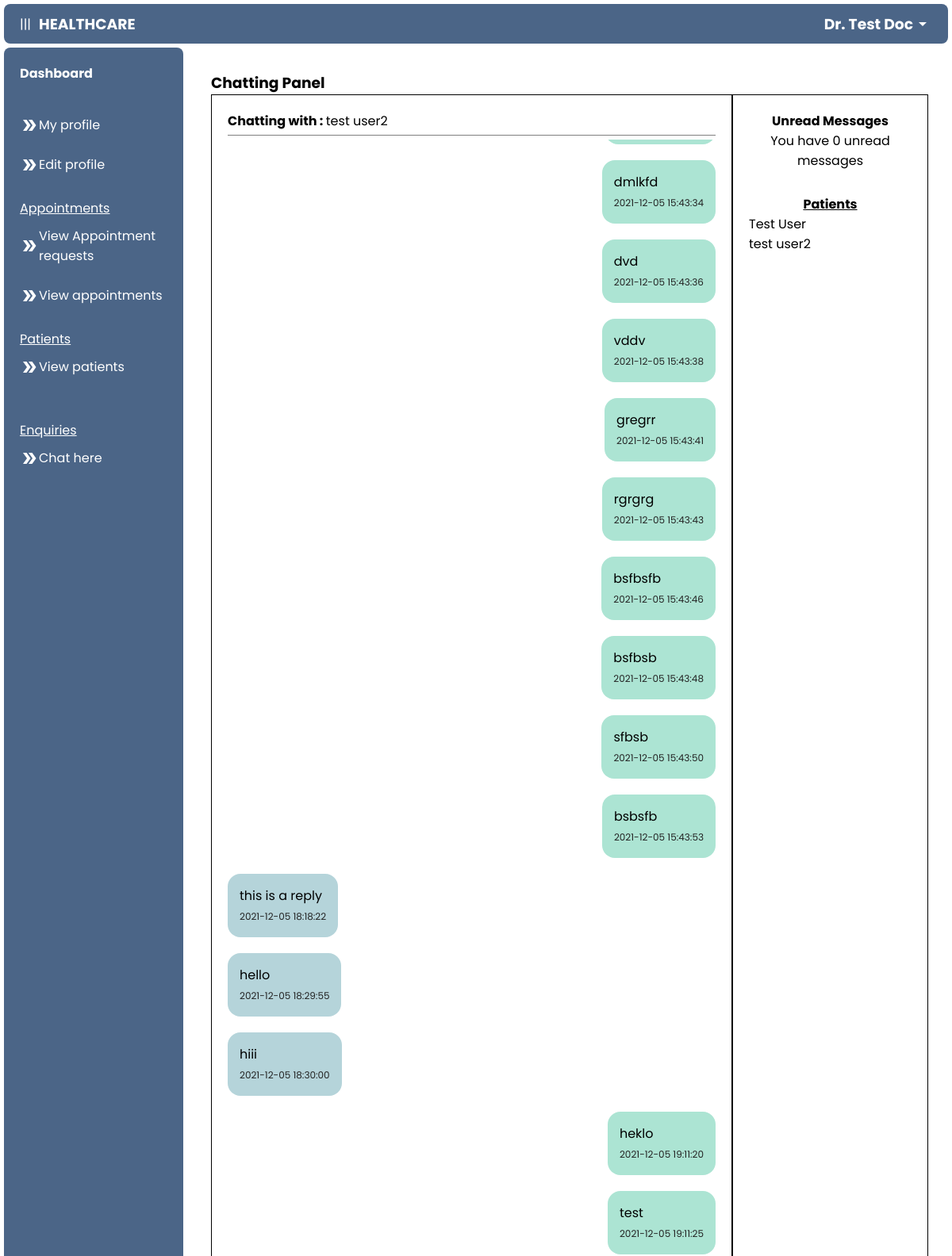
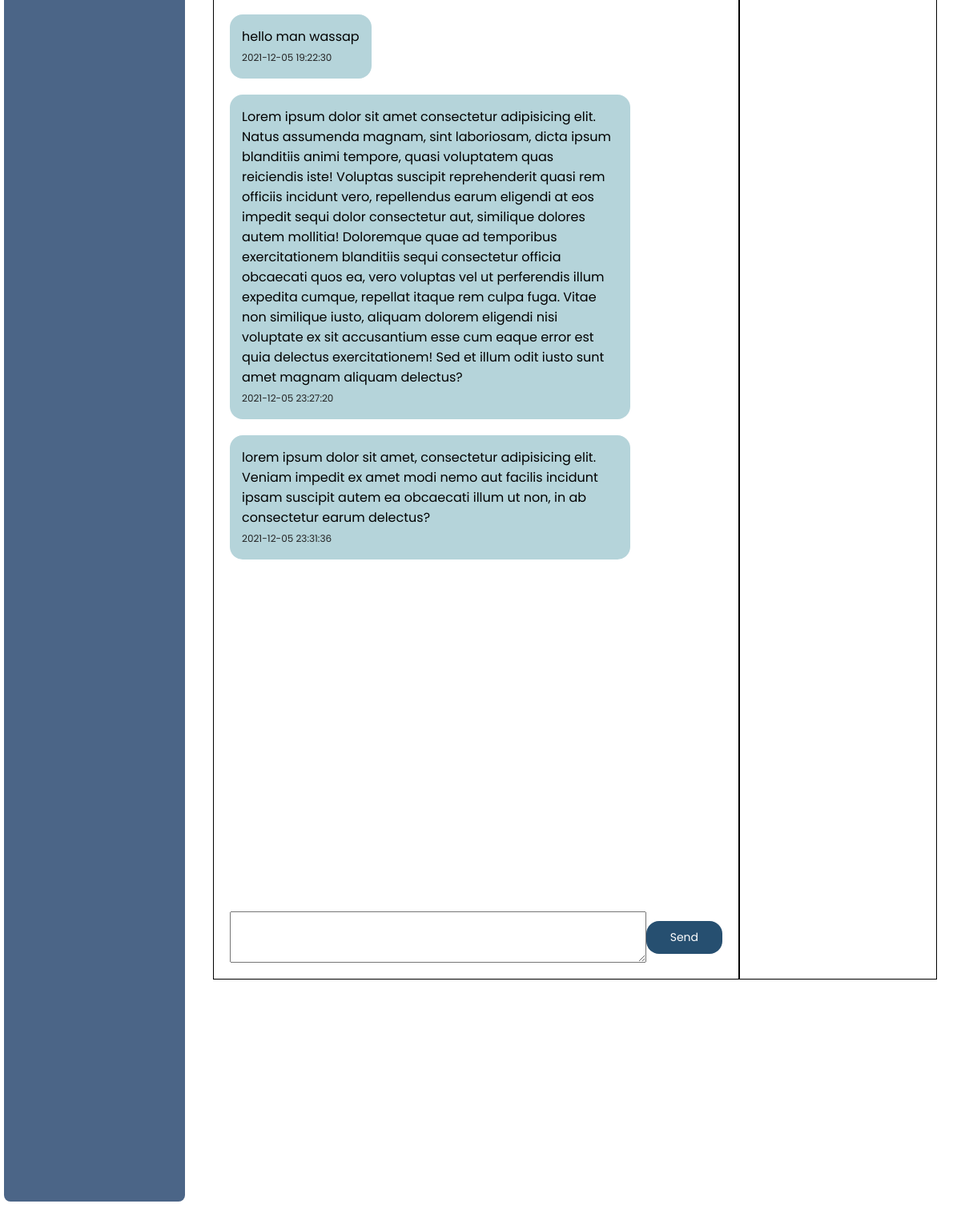
Page /doctor/chat.php?pid=test user2 (signed in) on the committed database (2 pictures, top to bottom).
### tables this page shows
CREATE TABLE `doctor` (
  `d_id` int(100) NOT NULL,
  `name` varchar(255) NOT NULL,
  `email` varchar(255) NOT NULL,
  `password` varchar(255) NOT NULL,
  `specialization` varchar(255) NOT NULL,
  `fees` int(100) NOT NULL,
  `created_date` datetime NOT NULL DEFAULT CURRENT_TIMESTAMP
);

CREATE TABLE `chatting` (
  `id` int(255) NOT NULL,
  `date` datetime NOT NULL,
  `doctor` varchar(255) NOT NULL,
  `patient` varchar(255) NOT NULL,
  `msg` longtext NOT NULL,
  `sender` varchar(255) NOT NULL,
  `status` varchar(255) NOT NULL
);

CREATE TABLE `patient` (
  `p_id` int(11) NOT NULL,
  `name` varchar(255) NOT NULL,
  `email` varchar(255) NOT NULL,
  `password` varchar(255) NOT NULL,
  `address` varchar(255) NOT NULL,
  `age` int(100) NOT NULL,
  `gender` enum('male','female','other') NOT NULL,
  `reg_date` datetime NOT NULL DEFAULT CURRENT_TIMESTAMP
);

### doctor/chat.php (the view, shortened to what this page needs)
<?php
include ("../connect.php");
$pid = $_GET["pid"];
?>
<!DOCTYPE html>
<html lang="en">
<head>
    <link rel="stylesheet" href="../css/chat.css">
</head>
<body>
<?php include ('navigation.php'); ?>
        <main>
           <h3>Chatting Panel</h3>
           <div class="chat">
               <div class="left">
                    <div class="top">
                    <p><strong>Chatting with : </strong><?php if(isset($_GET["pid"])) { echo $_GET["pid"]; } else { echo 'None'; } ?></p>
                    </div>
                    <div class="line"></div>
                    <div class="view">
                    <?php
					if(isset($_GET["pid"]))
					{
						$str="Select * from chatting where patient='$pid' and doctor='$name' order by id desc";
						$result1=mysqli_query($con,$str);
						while($row=mysqli_fetch_array($result1))
						{
							if($row["sender"]==$pid)
							{
								echo '<div class="bubble" style="background-color: rgb(181, 212, 218); align-self: flex-start;">
                                <p>'.$row["msg"].' </p><span> '.$row["date"].'</span>
                                </div>';
							}
							else
							{
								echo '<div class="bubble" style="background-color: rgb(172, 228, 211); align-self: flex-end;">
                                <p>'.$row["msg"].' </p><span>  '.$row["date"].'</span>
                                </div>';
							}
						}
						$upd="Update chatting set status='read' where patient='$pid' and doctor='$name' and sender='$pid'";
						mysqli_query($con,$upd);
					}
				?>
                    </div>
                    <form class="post" action="chat1.php" method="POST">
                        <textarea name="msg" cols="100%" rows="2" ></textarea>
                        <input type="submit" id="submit" value="Send">
                    </form>
               </div>
               <div class="right">
               <p align="center"><strong>Unread Messages</strong></p>
                <?php
                $sql = "SELECT count(A.msg) as num, A.patient from chatting as A, patient as B where A.doctor='$name' and A.status='unread' and A.sender=A.patient and A.patient=B.name group by A.patient";
                $result = mysqli_query($con, $sql);
                $n = mysqli_num_rows($result);
                if ($n == 0) {
                    echo '<p align="center">You have 0 unread messages</p>';
                }
                ?>
               <div class="name-list">
                <p align="center"><u><strong>Patients</strong></u></p>
                   <?php
					$sql2="Select * from patient";
					$result2=mysqli_query($con,$sql2);
					while($row2=mysqli_fetch_array($result2))
					{
						echo '<p><a href="chat.php?pid='.$row2["name"].'">'.$row2["name"];'</a></p>';
					}
				?>
               </div>
               </div>
           </div>
        </main>
    </div>
</body>
</html>

### doctor/navigation.php (shortened to what this page needs)
<?php
include('../connect.php');
$email = $_SESSION['email'];
$sql = mysqli_query($con, "SELECT * FROM doctor WHERE email = '$email'");
$row = mysqli_fetch_array($sql);
$name = $row["name"];
?>
<link rel="stylesheet" href="../css/nav.css">
<header>
    <div class="head">
        <div id="nav_button" onclick="nav_button()">|||</div>
        <h3>HEALTHCARE</h3>
    </div>
    <div class="dropdown">
        <div class="user">
            <h3><?php echo $name; ?></h3>
            <span class="material-icons">
            </span>
        </div>
    </div>
</header>
<div class="container">
    <nav id="nav">
        <div class="nav-content">
            <a href="./dashboard.php">
                <h4>Dashboard</h4>
            </a>
        </div>
        <div class="nav-content">
            <u>
                <p></p>
            </u>
            <a href="./my_profile.php?id=<?php echo $row["d_id"]; ?>"><span class="material-icons">
                </span>My profile</a><br>
            <a href="./edit_profile.php?id=<?php echo $row["d_id"]; ?>"><span class="material-icons">
                </span>Edit profile</a>
        </div>
        <div class="nav-content">
            <u>
                <p>Appointments</p>
            </u>
            <a href="./view_request.php"><span class="material-icons">
                </span>View Appointment requests</a><br>
            <a href="./view_appointments.php"><span class="material-icons">
                </span>View appointments</a>
        </div>
        <div class="nav-content">
            <u>
                <p>Patients</p>
            </u>
            <a href="./view_patients.php"><span class="material-icons">
                </span>View patients</a><br>
        </div>
        <div class="nav-content">
            <u>
                <p>Enquiries</p>
            </u>
            <a href="./chat.php"><span class="material-icons">
                </span>Chat here</a><br>
        </div>
    </nav>

### css/chat.css (style rules this page uses)
.line { width: 100%; height: 1px; background-color: gray; margin: 5px 0; }
.chat { width: 100%; height: 80vh; display: flex; justify-content: space-evenly; }
.chat .left, .chat .right { padding: 20px; width: 100%; height: auto; border: 1px solid black; }
.chat .left { position: relative; flex: 3; }
.chat .right { flex: 1; }
.view { overflow: auto; height: 80%; display: flex; flex-direction: column-reverse; }
.bubble { width: fit-content; max-width: 500px; margin: 10px 0; padding: 15px; border-radius: 1rem; }
.bubble > span { font-size: 12px; color: rgb(34, 34, 34); }
.post { display: flex; align-items: center; justify-content: space-between; position: absolute; left: 0; bottom: 0; padding: 20px; width: 100%; }
.post textarea { max-width: 40rem; max-height: 10rem; padding: 10px; font-size: 14px; }
.post input[type=submit] { padding: 10px 30px; border: none; border-radius: 1rem; background-color: rgb(38, 79, 112); color: white; font-size: 14px; }
.name-list { margin: 30px 0; overflow: auto; }

### css/nav.css (style rules this page uses)
* { padding: 0; margin: 0; box-sizing: border-box; font-family: 'Poppins', sans-serif; }
body { overflow: hidden; height: 100vh; }
a { text-decoration: none; color: black; }
header { display: flex; align-items: center; justify-content: space-between; width: 100%-5px; height: 50px; padding:0 20px; background-color: #4B6587; color: #ffffff; border-radius: 0.5rem; margin: 5px; }
.dropdown { position: relative; display: inline-block; }
header .user, .head { display: flex; align-items: center; cursor: pointer; }
.head { gap: 10px; }
.container { display: flex; height: 100%; }
nav { flex: 1; background-color: #4B6587; width: 100%; height: 90%; margin: 5px; margin-top: 0; color: white; border-radius: 0.5rem; overflow: auto; display: block; transition: 0.5s ease-in-out; }
.nav-content { margin: 20px 0; padding: 0 20px; }
.nav-content a { display: flex; align-items: center; text-decoration: none; color: white; font-size: 16px; }
.nav-content p { padding: 10px 0; }
main { flex: 4; width: 100%; padding: 30px; }

### rows in the picture
doctor: name "Dr. Test Doc"
chatting: msg "lorem ipsum dolor sit amet, consectetur adipisicing elit. Veniam impedit ex amet modi nemo aut facilis incidunt ipsam suscipit autem ea obcaecati illum ut non, in ab consectetur earum delectus?", date "2021-12-05 23:31:36"
chatting: msg "Lorem ipsum dolor sit amet consectetur adipisicing elit. Natus assumenda magnam, sint laboriosam, dicta ipsum blanditiis animi tempore, quasi voluptatem quas reiciendis iste! Voluptas suscipit reprehenderit quasi rem officiis incidunt vero, repellendus earum eligendi at eos impedit sequi dolor consectetur aut, similique dolores autem mollitia! Doloremque quae ad temporibus exercitationem blanditiis sequi consectetur officia obcaecati quos ea, vero voluptas vel ut perferendis illum expedita cumque, repellat itaque rem culpa fuga. Vitae non similique iusto, aliquam dolorem eligendi nisi voluptate ex sit accusantium esse cum eaque error est quia delectus exercitationem! Sed et illum odit iusto…", date "2021-12-05 23:27:20"
chatting: msg "hello man wassap", date "2021-12-05 19:22:30"
chatting: msg "test", date "2021-12-05 19:11:25"
chatting: msg "heklo", date "2021-12-05 19:11:20"
chatting: msg "hiii", date "2021-12-05 18:30:00"
chatting: msg "hello", date "2021-12-05 18:29:55"
chatting: msg "this is a reply", date "2021-12-05 18:18:22"
chatting: msg "bsbsfb", date "2021-12-05 15:43:53"
chatting: msg "sfbsb", date "2021-12-05 15:43:50"
chatting: msg "bsfbsb", date "2021-12-05 15:43:48"
chatting: msg "bsfbsfb", date "2021-12-05 15:43:46"
chatting: msg "rgrgrg", date "2021-12-05 15:43:43"
chatting: msg "gregrr", date "2021-12-05 15:43:41"
chatting: msg "vddv", date "2021-12-05 15:43:38"
chatting: msg "dvd", date "2021-12-05 15:43:36"
chatting: msg "dmlkfd", date "2021-12-05 15:43:34"
patient: name "Test User"
patient: name "test user2"

### other values in the picture
$_GET["pid"] "test user2"
